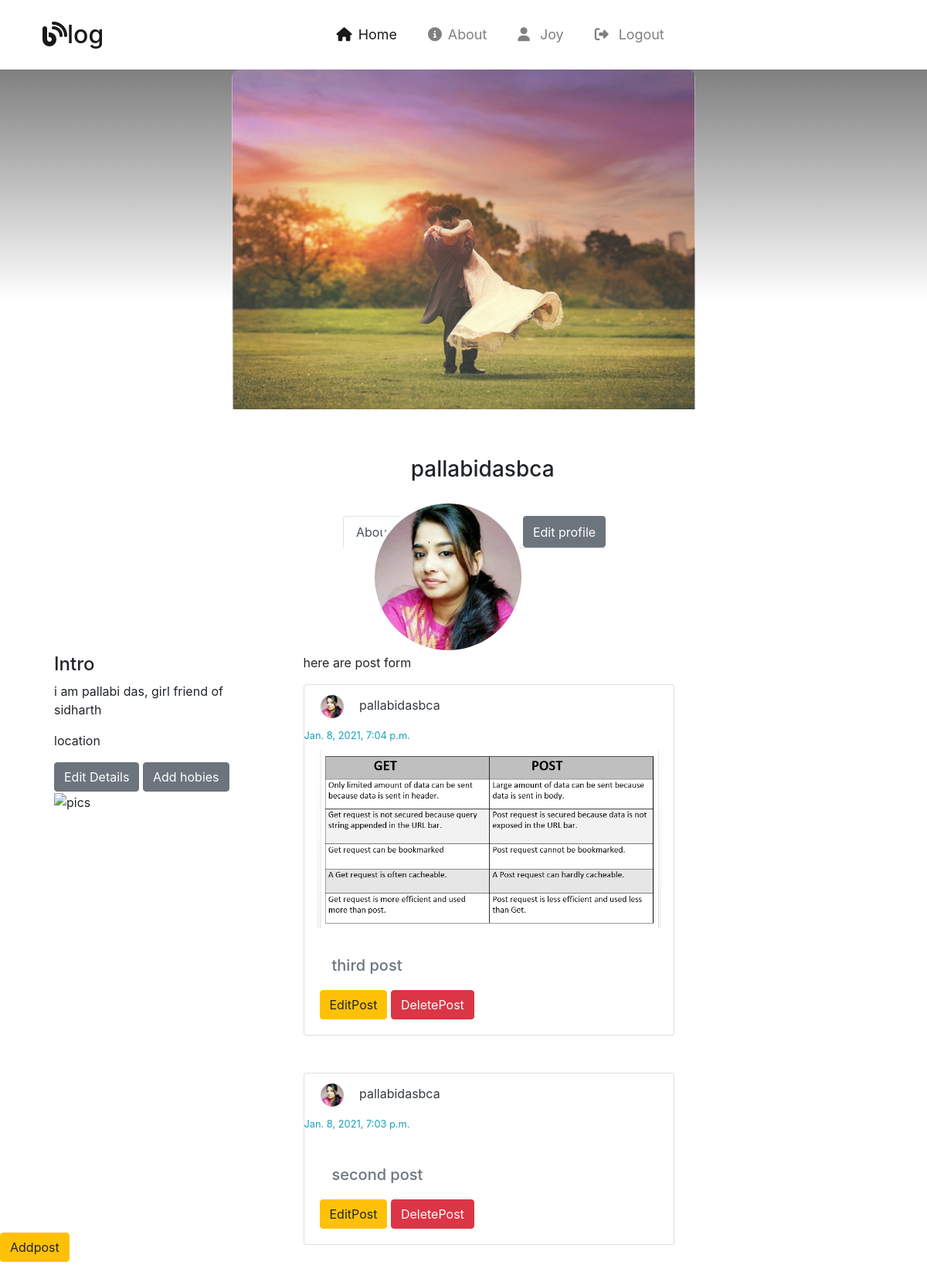
Screenshot of /profile/pallabidasbca@gmail.com/ (signed in) with the database file from the repository.
### blog/models.py (models this page shows, shortened)
class UserProfile(models.Model):
    profile_Image = models.ImageField(default="images/default_profile/default-profile.jpg",
                                      upload_to='images/profile_pic/')
    bio = models.TextField(null=True)
    user = models.OneToOneField(User, null=True, on_delete=models.CASCADE)
    cover_Image = models.ImageField(upload_to='images/cover_img/', null=True, blank=True)
    secondary_school = models.ForeignKey(SecondarySchool, null=True, blank=True, on_delete=models.DO_NOTHING)
    higher_secondary_school = models.ForeignKey(HigherSecondarySchool, null=True, blank=True,
                                                on_delete=models.DO_NOTHING)

class Post(models.Model):
    title = models.CharField(max_length=128)
    user = models.ForeignKey(User, on_delete=models.CASCADE)
    description = RichTextField(blank=True, null=True)
    creation_date = models.DateTimeField(auto_now_add=True)
    category = models.CharField(max_length=128, default="coding")
    image = models.ImageField(upload_to='images/post/', blank=True, null=True)
    like = models.ManyToManyField(User, related_name="Post")

### blog/views.py (the view)
# urls.py: path('profile/<str:pk>/',views.dashboard,name="profile"),
@login_required(login_url="/login/")
def dashboard(request,pk):
    dash = ProfileForm()
    chpic = ChangeProfilePicForm()
    print(pk)
    userprofile = UserProfile.objects.get(user__username=pk)
    post_data = Post.objects.filter(user__username=pk)
    context = {"posts":post_data,'dashboard':dash, 'userprofile':userprofile, 'chpic':chpic}
    return render(request,'blog/profile.html',context)

### blog/templates/blog/profile.html (shortened to what this page needs)
{% extends 'base.html' %}
{% load static %}
{% block css %}
    <link rel="stylesheet" href="{% static 'css/profile.css' %}">
    <link rel="stylesheet" href="{% static 'css/navbar.css' %}">
{% endblock %}
{% block content %}
    <header>
        {% include 'blog/navbar.html' %}
    </header>
    <main>
        <section class="user_profile" id="user_profile">
            <div>
                <div id="carouselExampleSlidesOnly" class="carousel slide" data-ride="carousel">
                    <div class="carousel-inner">
                        <div class="carousel-item active">
                            {% if userprofile.cover_Image %}
                            <img src="/media/{{userprofile.cover_Image}}" class="d-block w-50 cover_pic" alt="cover pic">
                            {% endif %}
                        </div>
                    </div>
                </div>
                <div class="row">
                    <img src="/media/{{userprofile.profile_Image}}" alt="profile_pic" width="200px" height="200px" class="profile_pic">
                    <p class="h3 profile_username ">
                        {% if userprofile.user.first_name and userprofile.user.last_name %}
                            {{userprofile.user.first_name}}  {{userprofile.user.last_name}}
                        {% else %}
                            {{userprofile.user.first_name}}
                        {% endif %}
                    </p>
                </div>
                <div class="row container">
                    <ul class="nav nav-tabs">
                      <li class="nav-item">
                        <a class="nav-link active" href="#">About</a>
                      </li>
                      <li class="nav-item">
                        <a class="nav-link" href="#">Post</a>
                      </li>
                      <li class="nav-item">
                        <a class="nav-link" href="#">Photos</a>
                      </li>
                        <button type="button" class="btn btn-secondary" data-toggle="modal" data-target="#EditProfileModal">
                          Edit profile
                        </button>
                    </ul>
                </div>
                <div class="row container">
                    <div class="col-md-3 left under_nav_section">
                        <div class="row">
                            <p class="h4">Intro</p><br>
                            <div>
                                <p class="education">
                                    {{userprofile.bio|default:"no bio found <br>please write your bio"|safe}}
                                </p>
                                <p class="location">location</p>
                                <a class="btn btn-secondary text-white"> Edit Details</a>
                                <a class="btn btn-secondary text-white"> Add hobies</a>
                                <div class="row photo_section">
                                    <div class="col-md-4">
                                        <img src="" alt="pics">
                                    </div>
                                </div>
                            </div>
                        </div>
                    </div>
                    <div class="col-md-4 under_nav_section">
                        <form action="" method="POST">
                            <p>here are post form</p>
                        </form>
                        {% if posts %}
                        {% for post in posts reversed %}
                        <div class="card mb-5" style="width: 30rem;">
                            <a href="#user_profile" class="nav-link alert text-dark mb-0">
                                <img src="/media/{{post.user.userprofile.profile_Image}}" width="30px" height="30px" id="profilepic" alt="dp" class="mr-3 rounded-circle">
                                {% if post.user.first_name %}
                                    {{post.user.first_name}} {{post.user.last_name}}
                                {% else %}
                                    {{post.user}}
                                {% endif %}
                            </a>
                            <small class="text-info">{{post.creation_date}}</small>
                            <a href="{% url 'blog:postdetail' post.id %}" class="nav-link text-secondary">
                                {% if post.image %}
                                    <img src="/media/{{post.image}}" class="card-img-top h-25" alt="...">
                                {% endif %}
                              <div class="card-body">
                                <h5 class="card-title">{{post.title}}</h5>
                                <a class="btn btn-warning" href="{% url 'blog:edit_post' post.pk %}">EditPost</a>
                                  <a class="btn btn-danger" href="{% url 'blog:edit_post' post.pk %}" data-toggle="modal" data-target="#deleteModal">DeletePost</a>
                              </div>
                            </a>
                        </div>
                        {% endfor %}
                        {% else %}
                        <p class="text-muted offset-3"> Create you first post</p>
                        {% endif %}
                    </div>
                </div>
            </div>
            <a class="btn btn-warning" href="{% url 'blog:add_post' %}">Addpost</a>
        </section>
    </main>
{% endblock %}

### blog/templates/blog/navbar.html (shortened to what this page needs)
<nav class="navbar navbar-expand-md navbar-light bg-white shadow p-3">
  <div class="container-fluid">
    <a class="navbar-brand ml-4" href="{% url 'blog:home' %}"><i class="fas fa-blog"></i>log</a>
    <div class="collapse navbar-collapse" id="navbarSupportedContent">
      <ul class="navbar-nav me-auto mb-2 mb-lg-0">
        <li class="nav-item mr-4 active">
          <a class="nav-link" href="{% url 'blog:home' %}"><i class="fas fa-home mr-2"></i>Home</a>
        </li>
        <li class="nav-item mr-4">
          <a class="nav-link" href="#"> <i class="fa fa-info-circle mr-2" aria-hidden="true"></i>About</a>
        </li>
        {% if not user.is_authenticated %}
        <li class="nav-item mr-4">
          <a class="nav-link" href="{% url 'blog:signup' %}">SignUp</a>
        </li>
        <li class="nav-item mr-4">
          <a class="nav-link" href="{% url 'blog:login' %}"><i class="fa fa-sign-in mr-2" aria-hidden="true"></i>LogIn</a>
        </li>
        {% else %}
          <li class="nav-item mr-4">
            <a class="nav-link" href="{% url 'blog:profile' request.user.username %}"><i class="fa fa-user mr-2"></i>
              {% if request.user.first_name %}
                {{request.user.first_name|capfirst}}
              {% else %}
                {{request.user}}
              {% endif %}
            </a>
          </li>
          <li class="nav-item mr-4">
          <a class="nav-link" href="{% url 'blog:logout' %}"><i class="fa fa-sign-out mr-2" aria-hidden="true"></i>
            Logout</a>
        </li>
        {% endif %}
      </ul>
    </div>
  </div>
</nav>

### staticfiles/css/master.css (style rules this page uses)
* { margin:0; padding:0; box-sizing:border-box; }

### blog/static/css/profile.css (style rules this page uses)
#carouselExampleSlidesOnly .carousel-inner .active { background-image: linear-gradient(#000 -68%, #fff 68%); height:55vh; }
#carouselExampleSlidesOnly .carousel-inner .active .cover_pic { transform:translateX(50%); opacity:0.8; border-radius:10px; }
.user_profile .row .profile_pic { position:absolute; left:40%; top:39%; border-radius:50% !important; border: 5px solid #fff; }
.user_profile .row .profile_username { margin-left:45%; margin-top:5%; }
.user_profile .row .nav-tabs { margin-left:40%; }
.user_profile .row .under_nav_section { transform:translateY(100px) translateX(100px); }
.user_profile .row .left { transform:translateY(100px) translateX(70px); }
.row { margin-right:0; margin-bottom:3%; }

### blog/static/css/navbar.css (style rules this page uses)
.navbar-brand { font-size:2rem; font-weight:500; }
.navbar { padding:1.5rem 1rem; }
.navbar-light .navbar-nav .nav-link { font-size:1.12rem; }

### rows the page displays
UserProfile: cover_Image (picture), profile_Image (picture), user.first_name "pallabidasbca", bio "i am pallabi das, girl friend of sidharth"
Post: user.userprofile.profile_Image (picture), user.first_name "pallabidasbca", creation_date "Jan. 8, 2021, 7:04 p.m.", image (picture), title "third post"
Post: user.userprofile.profile_Image (picture), user.first_name "pallabidasbca", creation_date "Jan. 8, 2021, 7:03 p.m.", title "second post"

### other values shown
{{ request.user.first_name|capfirst }} "Joy"
